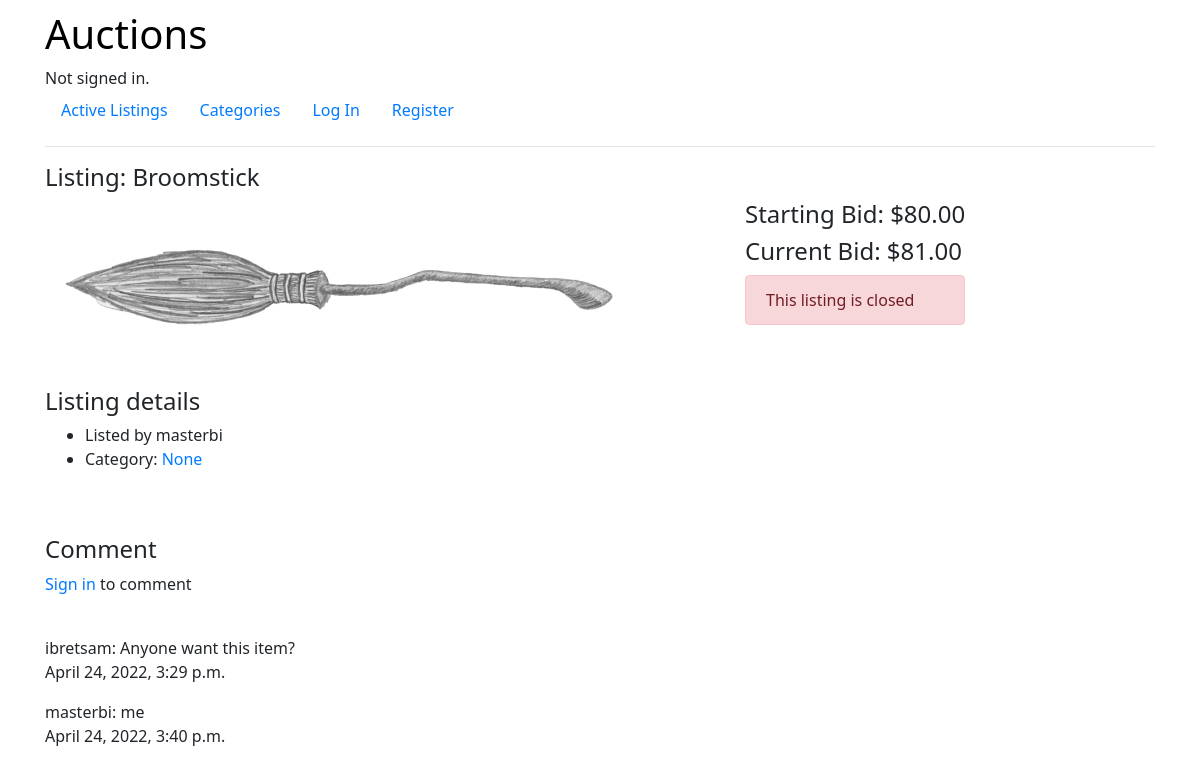
/listings/1, run on an earlier commit of the app's database.
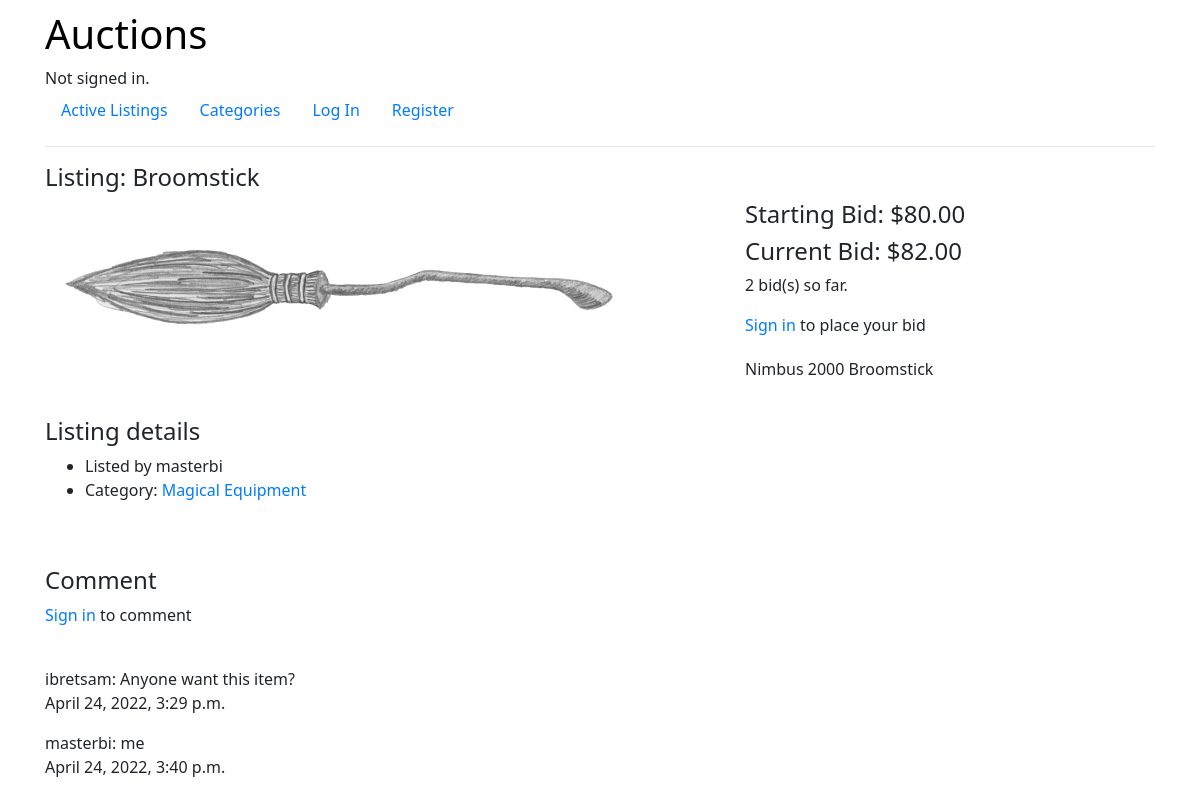
And on a later commit of the database.
### auctions/models.py (models this page shows, shortened)
class Product(models.Model):
    name = models.CharField(max_length=256)
    price = models.DecimalField(max_digits=6, decimal_places=2)
    description = models.TextField(default='', blank=True)
    image = models.ImageField(upload_to='auctions/media', null = True)
    category = models.ForeignKey(Category, on_delete=models.SET_NULL, null=True, blank=True, related_name="categories")
    created_at = models.DateTimeField(auto_now_add=True)
    close = models.BooleanField(default=False)
    created_by = models.ForeignKey(User, on_delete=models.CASCADE, related_name="user_created", default=1)
    in_watchlist = models.ManyToManyField(User, blank=True ,related_name="watchlist")

class User(AbstractUser):
    def __str__(self):
        return f"{self.username}"

class Category(models.Model):
    name = models.CharField(max_length=256)
    def __str__(self):
        return f"{self.name}"

### auctions/views.py (the view)
# urls.py: path("listings/<int:product_id>", views.listings, name="listings"),
def listings(request, product_id):
    listings = Product.objects.get(pk=product_id)
    BidList = listings.product_bids.values_list("bid", flat=True)
    BidderList = list(listings.product_bids.values_list("user_id", flat=True))
    CommentList = listings.product_comment.all()
    CategoryList = Category.objects.all().values_list('name', flat=True)
    if request.user.is_authenticated:
        watchlist = request.user.watchlist.all()
    else:
        watchlist = None
    if not BidderList:
        winner = "No one has bid on this listing"
    else:
        winner = User.objects.get(pk = BidderList[-1])
    if not BidList:
        maxBidPrice = listings.price
    else:
        maxBidPrice = float(max(BidList))
    if listings is not None:
        return render(request,'auctions/listings.html', {
            'listings': listings,
            'bidding_history': listings.product_bids.all(),
            'maxBidPrice': format(maxBidPrice,".2f"),
            'winner': winner,
            'commentList': CommentList,
            "Watchlist": watchlist,
            "CategoryList": CategoryList
            })
    else:
        raise Http404('Product does not exist')

### auctions/models.py (called while the page is built)
    def __str__(self):
        return f"{self.user}: {self.comment}"

### auctions/templates/auctions/listings.html (shortened to what the changed rows need)
{% extends "auctions/layout.html" %} {% load static %}
{% block body %}
    <h4>Listing: {{listings.name}}</h4>
    <div class="product-info">
        <div class="left-col">
            <div class="image">
                <img src="{{listings.image.url}}" style="max-width: 600px; max-height: 500px">
            </div>
        </div>
        <div class="right-col">
            <div class="price">
                <h4 style="margin-top: 0;">Starting Bid: ${{listings.price}}</h4>
                <h4>Current Bid: ${{maxBidPrice}}</h4>
            </div>
            {% if listings.close == False %}
                <div class="bid-form">
                    {% if user.is_authenticated %}
                        {% if request.user == winner %}
                            <p>
                                {{ bidding_history.count }} bid(s) so far. Your bid is the current bid.
                            </p>
                        {% else %}
                            <p>
                                {{ bidding_history.count }} bid(s) so far. Place your bid now
                            </p>
                        {% endif %}
                        <form action="{% url 'auctions:bidding' listings.id %}" method="POST" style="display: flex;">
                            {% csrf_token %}
                            <input style="width: 300px; margin-right: 20px" type="number" class="form-control" name="bidding" placeholder="Place your bid here">
                            <br>
                            <input type="submit" value="Place Bid" class="btn btn-primary">
                        </form>
                    {% else %}
                        <p>
                            {{ bidding_history.count }} bid(s) so far.
                        </p>
                        <p>
                            <a href="{% url 'auctions:login' %}">Sign in</a> to place your bid
                        </p>
                    {% endif %}
                </div>
                <div class="description">
                    <p>{{ listings.description }}</p>
                </div>
            {% endif %}
            {% if listings.close == False %}
                <div class="close-form">
                    {% if request.user == listings.created_by %}
                        <form action="{% url 'auctions:close' listings.id %}" method="POST">
                            {% csrf_token %}
                            <input style="margin-top: 10px;" type="submit" value="Close listing" class="btn btn-danger">
                        </form>
                    {% endif %}
                </div>
            {% else %}
                <div class="status">
                    <p class="alert alert-danger" style="margin-top: 10px;" >This listing is closed</p>
                </div>
            {% endif %}
        </div>
    </div>
    <div class="detail">
        <h4>Listing details</h4>
        <ul>
            <li>
                Listed by {{ listings.created_by }}
            </li>
            <li>
                Category: <a href="{% url 'auctions:category' listings.category.id %}">{{ listings.category }}</a>
            </li>
        </ul>
    </div>
    <br>
    <br>
    <h4>Comment</h4>
    {% if user.is_authenticated %}
        <form action="{% url 'auctions:comment' listings.id %}" method="POST" style="margin-bottom: 10px;">
            {% csrf_token %}
            <textarea name="comment" class="form-control" cols="200" rows="5" placeholder="Type your comment here"></textarea>
            <br>
            <input type="submit" value="Comment" class="btn btn-primary" style="position: relative;float: right; margin-bottom: 20px;">
        </form>
    {% else %}
    <p><a href="{% url 'auctions:login' %}">Sign in</a> to comment</p>
    {% endif %}
    <br>
    {% if not commentList %}
        {% if user.is_authenticated %}
            <p>No one commented on this listing. Be the first one!</p>
        {% else %}
            <p>No one commented on this listing.</p>
        {% endif %}
    {% else %}
        {% for comment in commentList %}
            <p>{{ comment }} <br> {{ comment.date }}<br></p>
        {% endfor %}
    {% endif %}
{% endblock %}

What changed in the data, as far as the page shows it:
changed Product "Broomstick": close True → False (drawn); count (not shown) → "2"; description (not shown) → "Nimbus 2000 Broomstick"; category "None" → "Magical Equipment"
Also different on the page:
{{ maxBidPrice }}: "81.00" → "82.00"
text no longer shown: "This listing is closed"
text now shown: "bid(s) so far. Sign in to place your bid"
